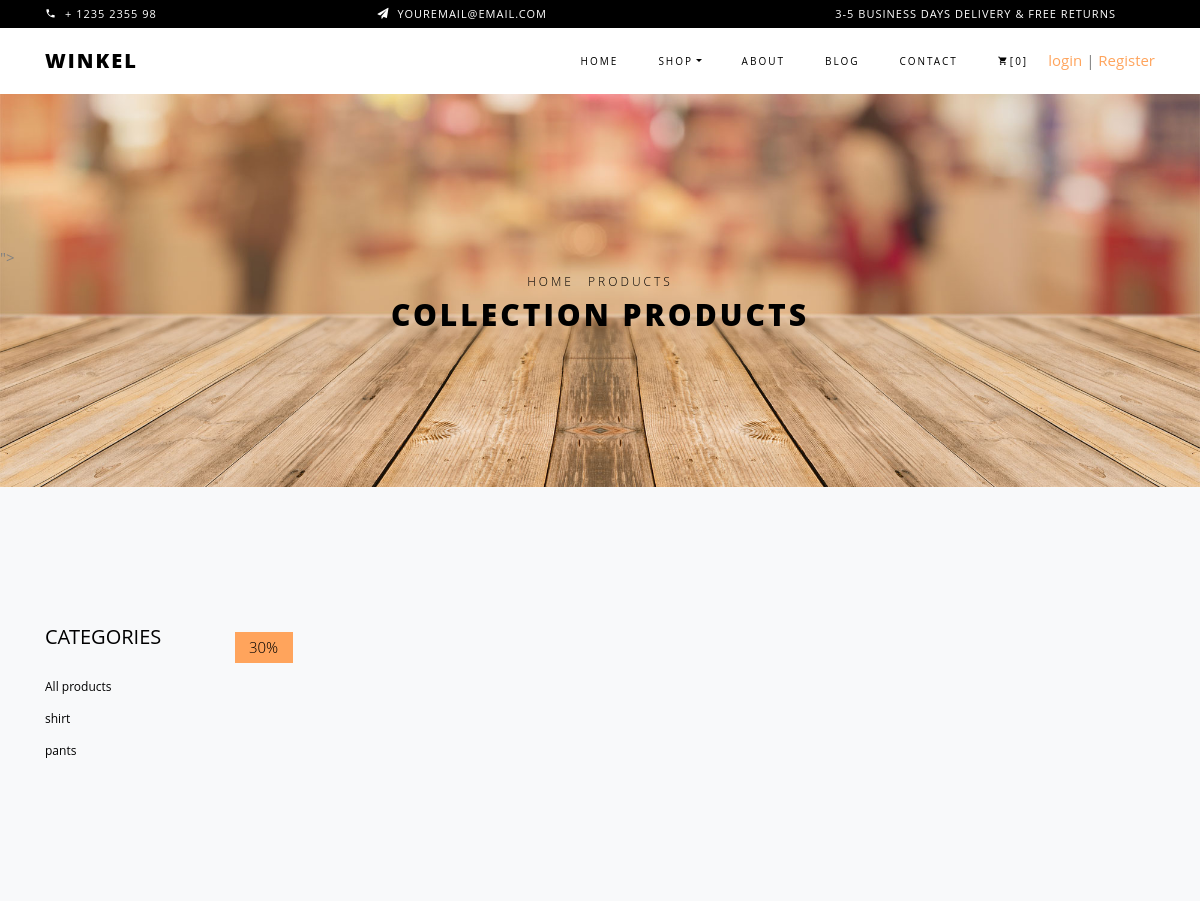
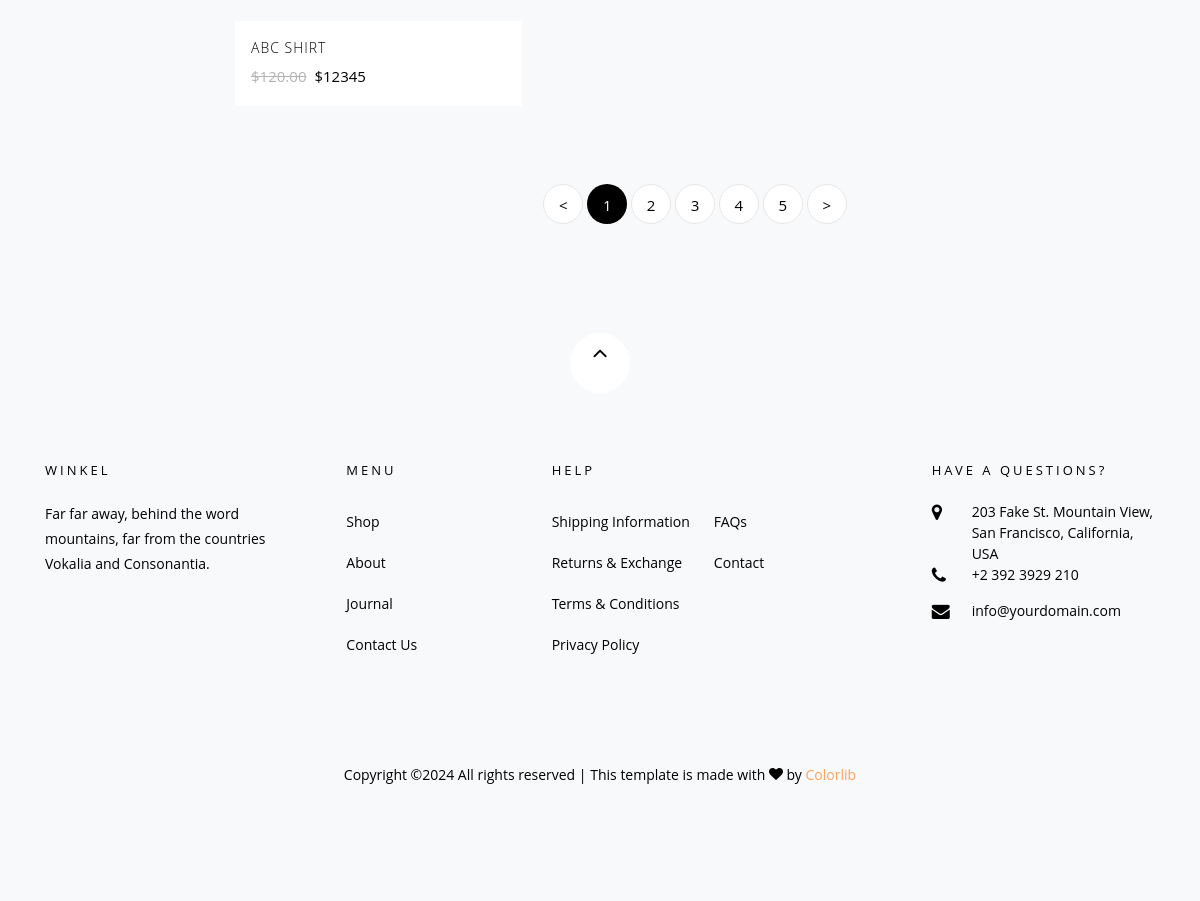
/store/, run on the app's committed database (2 pictures, top to bottom).
### store/models.py (models this page shows, shortened)
class Product(models.Model):
    product_name = models.CharField(max_length=200,unique=True)
    slug = models.SlugField(max_length=200,unique=True)
    description = models.TextField()
    image = models.ImageField(upload_to='images/products')
    price = models.IntegerField()
    stock = models.IntegerField()
    is_available = models.BooleanField(default=True)
    product_category = models.ForeignKey(catogary,on_delete=models.CASCADE)
    created_date = models.DateTimeField(auto_now_add=True)
    modified_date = models.DateTimeField(auto_now=True)
    def get_url(self):
        return reverse("product_detail",args=[self.product_category.slug,self.slug])

### products_category/models.py (models this page shows, shortened)
class catogary(models.Model):
    catogary_name = models.CharField(max_length=50,unique=True)
    slug = models.SlugField(max_length=200,unique=True)
    description = models.TextField(max_length=200,blank=True)
    catogary_image = models.ImageField(upload_to='images/catagory',blank=True)
    def get_url(self):
        return reverse('products_by_catogary',args=[self.slug])

### store/views.py (the view)
# urls.py: path('store/',include('store.urls')),
def store(request,catogary_slug=None):
    categories = None
    products = None
    product_count = None
    if catogary_slug !=None:
        categories= get_object_or_404(catogary, slug = catogary_slug)
        products = Product.objects.filter(product_category=categories,is_available = True)
        product_count = products.count()
    else:
        products = Product.objects.all().filter(is_available = True)
        product_count = products.count()
    return render(request,'Home/store.html',{'products':products,'count':product_count})

### cart/context_processers.py (called while the page is built)
def counter(request):
    cart_count = 0
    if 'admin' in  request.path:
        return{}
    else:
        try:
            cart = Cart.objects.filter(cart_id=_cart_id(request))
            if request.user.is_authenticated:
                cart_items = Cartitem.objects.all().filter(user=request.user)
            else:
                cart_items = Cartitem.objects.all().filter(cart=cart[:1])
            for i in cart_items:
                cart_count += i.quantity
        except Cart.DoesNotExist:
            cart_count = 0
    return dict(cart_count=cart_count)

### cart/views.py (called while the page is built)
def _cart_id(request):
    cart = request.session.session_key          # if there is a existing session so this will work
    if not cart:
        cart = request.session.create()          # if there is no session so this will create one
    return cart

### products_category/context_processors.py (called while the page is built)
def menu_links(request):
    links = catogary.objects.all()
    return dict(links=links)

### Templates/Home/store.html (shortened to what this page needs)
{% extends 'Home/home.html' %}
{% load static %}
{% block content %}
  <body class="goto-here">
    <div class="hero-wrap hero-bread" <div class="one-third order-md-last img js-fullheight" style="background-image: url({% static 'images/bg_6.jpg' %});">">
      <div class="container">
        <div class="row no-gutters slider-text align-items-center justify-content-center">
          <div class="col-md-9 ftco-animate text-center">
          	<p class="breadcrumbs"><span class="mr-2"><a href="index.html">Home</a></span> <span>Products</span></p>
            <h1 class="mb-0 bread">Collection Products</h1>
          </div>
        </div>
      </div>
    </div>
    <section class="ftco-section bg-light">
    	<div class="container">
    		<div class="row">
    			<div class="col-md-8 col-lg-10 order-md-last">
    				<div class="row">
						{% for i in products %}
		    			<div class="col-sm-6 col-md-6 col-lg-4 ftco-animate">
		    				<div class="product">
		    					<a href="#" class="img-prod"><img class="img-fluid" src="{{i.image.url}}" alt="Colorlib Template">
		    						<span class="status">30%</span>
		    					</a>
		    					<div class="text py-3 px-3">
		    						<h3><a href="#">{{i.product_name}}</a></h3>
		    						<div class="d-flex">
		    							<div class="pricing">
				    						<p class="price"><span class="mr-2 price-dc">$120.00</span><span class="price-sale">${{i.price}}</span></p>
				    					</div>
			    					</div>
		    					</div>
		    				</div>
		    			</div>
		    			{% endfor %}
		    		</div>
		    		<div class="row mt-5">
		          <div class="col text-center">
		            <div class="block-27">
		              <ul>
		                <li><a href="#">&lt;</a></li>
		                <li class="active"><span>1</span></li>
		                <li><a href="#">2</a></li>
		                <li><a href="#">3</a></li>
		                <li><a href="#">4</a></li>
		                <li><a href="#">5</a></li>
		                <li><a href="#">&gt;</a></li>
		              </ul>
		            </div>
		          </div>
		        </div>
		    	</div>
		    	<div class="col-md-4 col-lg-2 sidebar">
		    		<div class="sidebar-box-2">
		    			<h2 class="heading mb-4"><a href="{% url 'store' %}">Categories</a></h2>
		    			<ul>
							<li><a href="{% url 'store' %}">All products</a></li>
							{% for i in links %}
		    				<li><a href="{{i.get_url}}">{{i.catogary_name}}</a></li>
							{% endfor %}
		    			</ul>
		    		</div>
    			</div>
    		</div>
    	</div>
    </section>
  </body>
</html>
{% endblock %}

### static/css/profile.css (style rules this page uses)
body { margin-top:20px; background-color:#f2f6fc; color:#69707a; }

### data on the page
Product: product_name "ABC SHIRT", price "12345"
catogary: catogary_name "shirt"
catogary: catogary_name "pants"

### other printed values
{{ cart_count }} "0"
